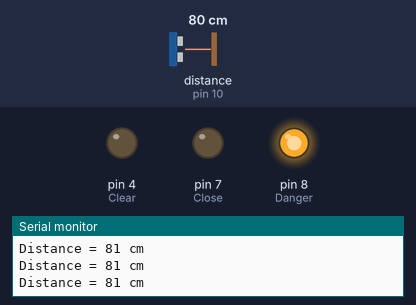
This sketch was run on a simulated Arduino Uno, built with avr-gcc and run on an emulated ATmega328P. Parts: output pins drawn as LEDs (lit = HIGH), the last lines printed to the serial monitor. The test bench sets the inputs (shaded band); at power-on: distance to the obstacle (sensor on pin 10) 80 cm. The echo pulse lasts 58.3 µs per cm.

Above: at 1.3 s.
1.4 s: distance to the obstacle (sensor on pin 10) set to 95 cm
2.9 s: distance to the obstacle (sensor on pin 10) set to 102 cm
At 4.2 s:
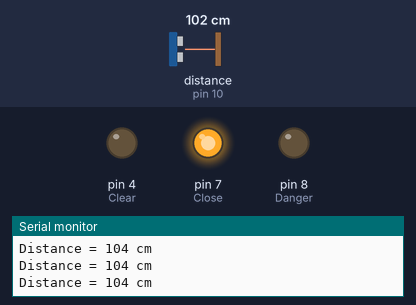
4.5 s: distance to the obstacle (sensor on pin 10) set to 177 cm
6.0 s: distance to the obstacle (sensor on pin 10) set to 185 cm
At 6.4 s:
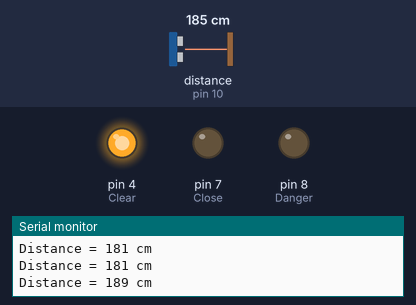
7.6 s: distance to the obstacle (sensor on pin 10) set to 2 cm
At 8.5 s:
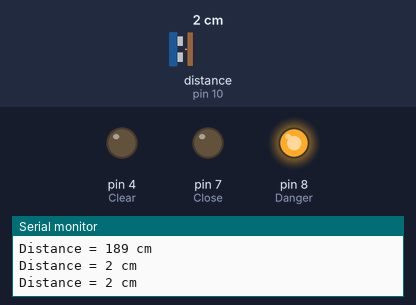
9.1 s: distance to the obstacle (sensor on pin 10) set to 250 cm
At 10.2 s:
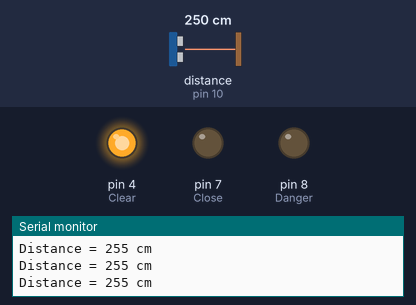
Timing chart, 0 to 11.6 s (numbered marks = the images above; inputs shaded):
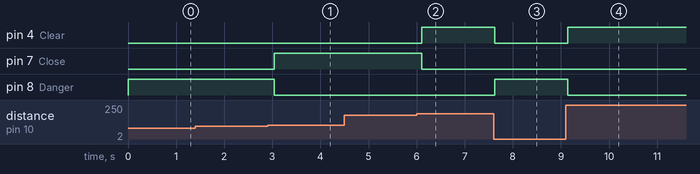

Measured:
- the behaviour switches between 98 and 99 cm on distance to the obstacle (sensor on pin 10) (found by bisection; images 0 and 1)
- the behaviour switches between 181 and 182 cm on distance to the obstacle (sensor on pin 10) (found by bisection; images 1 and 2)
- after the input at 2.9 s, pin 7 (Close): LOW → HIGH after 0.14 s; pin 8 (Danger): HIGH → LOW after 0.14 s
- after the input at 6.0 s, pin 4 (Clear): LOW → HIGH after 0.10 s; pin 7 (Close): HIGH → LOW after 0.10 s
- after the input at 7.6 s, pin 4 (Clear): HIGH → LOW at once; pin 8 (Danger): LOW → HIGH at once
- after the input at 9.1 s, pin 4 (Clear): LOW → HIGH at once; pin 8 (Danger): HIGH → LOW at once

The sketch:

UltrasonicSensorTest.ino
```cpp
// Include NewPing Library
#include "NewPing.h"

// Hook up HC-SR04 with Trig to Arduino Pin 9, Echo to Arduino pin 10
#define TRIGGER_PIN 9
#define ECHO_PIN 10
#define Danger 8  // Define LED pin
#define Close 7
#define Clear 4

// Maximum distance we want to ping for (in centimeters).
#define MAX_DISTANCE 400

// NewPing setup of pins and maximum distance.
NewPing sonar(TRIGGER_PIN, ECHO_PIN, MAX_DISTANCE);

void setup() {
  Serial.begin(9600);
  pinMode(Danger, OUTPUT);  // Set pin 8 as output
  pinMode(Close, OUTPUT);
  pinMode(Clear, OUTPUT);
}

void loop() {
  // Get the distance in cm
  int distance = sonar.ping_cm();

  Serial.print("Distance = ");
  Serial.print(distance);
  Serial.println(" cm");

  // Turn LED on if distance is 100 cm or less, otherwise off
  if (distance > 0 && distance <= 100) {
    digitalWrite(Danger, HIGH);
  } else {
    digitalWrite(Danger, LOW);
  }
  if (distance > 100 && distance <=185) {
    digitalWrite(Close, HIGH);
  }
  else {
    digitalWrite(Close, LOW);
  }
  if (distance > 185){
    digitalWrite(Clear, HIGH);
  }
  else {
    digitalWrite(Clear, LOW);
  }

  delay(500);
}
```
